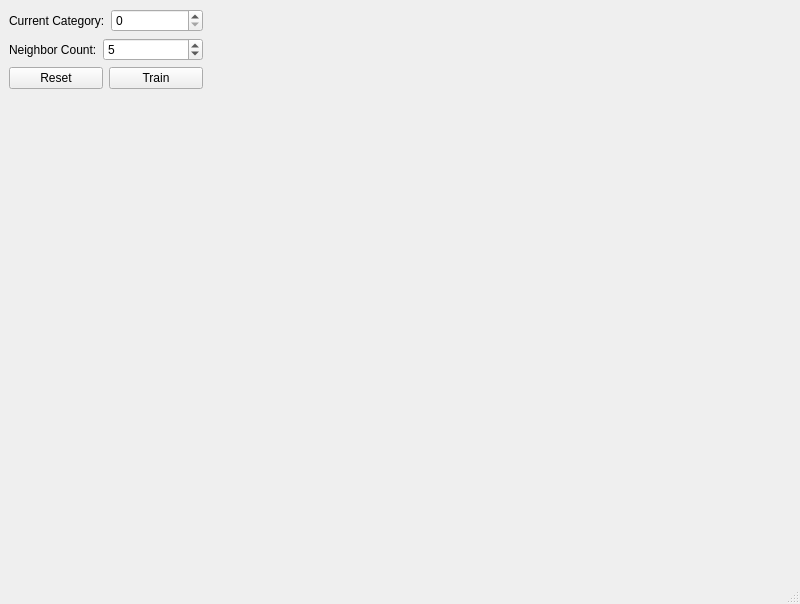
<?xml version="1.0" encoding="UTF-8"?>
<ui version="4.0">
 <class>MainWindow</class>
 <widget class="QMainWindow" name="MainWindow">
  <property name="geometry">
   <rect>
    <x>0</x>
    <y>0</y>
    <width>800</width>
    <height>604</height>
   </rect>
  </property>
  <property name="windowTitle">
   <string>MainWindow</string>
  </property>
  <widget class="QWidget" name="centralwidget">
   <layout class="QHBoxLayout" name="horizontalLayout_4" stretch="1,3">
    <item>
     <layout class="QVBoxLayout" name="verticalLayout">
      <item>
       <layout class="QHBoxLayout" name="horizontalLayout_2">
        <item>
         <widget class="QLabel" name="label">
          <property name="text">
           <string>Current Category:</string>
          </property>
         </widget>
        </item>
        <item>
         <widget class="QSpinBox" name="_categorySpinBox">
          <property name="sizePolicy">
           <sizepolicy hsizetype="MinimumExpanding" vsizetype="Fixed">
            <horstretch>0</horstretch>
            <verstretch>0</verstretch>
           </sizepolicy>
          </property>
          <property name="minimumSize">
           <size>
            <width>30</width>
            <height>0</height>
           </size>
          </property>
          <property name="maximum">
           <number>2</number>
          </property>
         </widget>
        </item>
       </layout>
      </item>
      <item>
       <layout class="QHBoxLayout" name="horizontalLayout_3">
        <item>
         <widget class="QLabel" name="label_3">
          <property name="text">
           <string>Neighbor Count:</string>
          </property>
         </widget>
        </item>
        <item>
         <widget class="QSpinBox" name="_neighborCountSpinBox">
          <property name="sizePolicy">
           <sizepolicy hsizetype="MinimumExpanding" vsizetype="Fixed">
            <horstretch>0</horstretch>
            <verstretch>0</verstretch>
           </sizepolicy>
          </property>
          <property name="minimumSize">
           <size>
            <width>30</width>
            <height>0</height>
           </size>
          </property>
          <property name="minimum">
           <number>1</number>
          </property>
          <property name="value">
           <number>5</number>
          </property>
         </widget>
        </item>
       </layout>
      </item>
      <item>
       <layout class="QHBoxLayout" name="horizontalLayout">
        <item>
         <widget class="QPushButton" name="_resetButton">
          <property name="sizePolicy">
           <sizepolicy hsizetype="MinimumExpanding" vsizetype="Fixed">
            <horstretch>0</horstretch>
            <verstretch>0</verstretch>
           </sizepolicy>
          </property>
          <property name="text">
           <string>Reset</string>
          </property>
         </widget>
        </item>
        <item>
         <widget class="QPushButton" name="_trainButton">
          <property name="sizePolicy">
           <sizepolicy hsizetype="MinimumExpanding" vsizetype="Fixed">
            <horstretch>0</horstretch>
            <verstretch>0</verstretch>
           </sizepolicy>
          </property>
          <property name="text">
           <string>Train</string>
          </property>
         </widget>
        </item>
       </layout>
      </item>
      <item>
       <spacer name="verticalSpacer">
        <property name="orientation">
         <enum>Qt::Vertical</enum>
        </property>
        <property name="sizeHint" stdset="0">
         <size>
          <width>20</width>
          <height>40</height>
         </size>
        </property>
       </spacer>
      </item>
     </layout>
    </item>
    <item>
     <widget class="PointsWidget" name="_pointsWidget" native="true">
      <property name="sizePolicy">
       <sizepolicy hsizetype="MinimumExpanding" vsizetype="Preferred">
        <horstretch>0</horstretch>
        <verstretch>0</verstretch>
       </sizepolicy>
      </property>
     </widget>
    </item>
   </layout>
  </widget>
  <widget class="QMenuBar" name="menubar">
   <property name="geometry">
    <rect>
     <x>0</x>
     <y>0</y>
     <width>800</width>
     <height>22</height>
    </rect>
   </property>
  </widget>
  <widget class="QStatusBar" name="statusbar"/>
 </widget>
 <customwidgets>
  <customwidget>
   <class>PointsWidget</class>
   <extends>QWidget</extends>
   <header>PointsWidget.h</header>
   <container>1</container>
  </customwidget>
 </customwidgets>
 <resources/>
 <connections/>
</ui>
